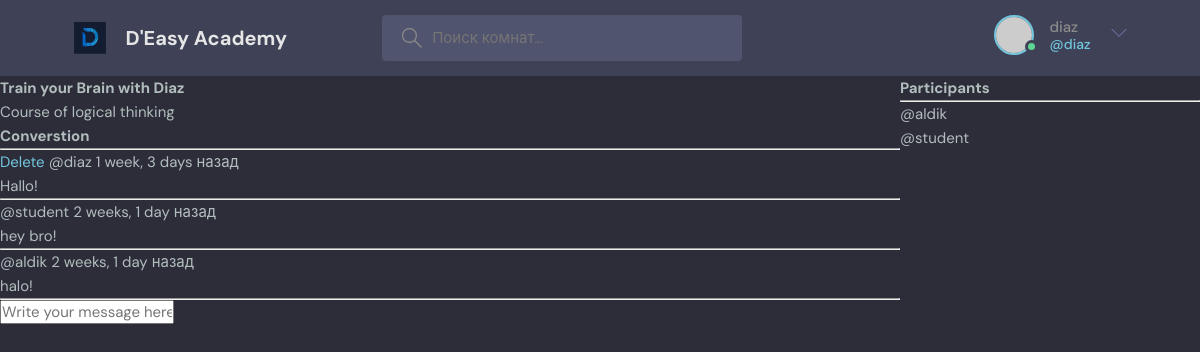
The app's page /room/1/ (signed in) with its own data.
### base/models.py (models this page shows, shortened)
class Room(models.Model):
    host = models.ForeignKey(User, on_delete=models.SET_NULL, null=True)
    topic = models.ForeignKey(Topic, on_delete=models.SET_NULL, null=True)
    name = models.CharField(max_length=255)
    description = models.TextField(null = True, blank=True)
    participants = models.ManyToManyField(User, related_name='participants', blank=True)
    updated = models.DateTimeField(auto_now=True)
    created = models.DateTimeField(auto_now_add=True)
    class Meta:
        ordering = ['-updated', '-created']

class Message(models.Model):
    user = models.ForeignKey(User, on_delete=models.CASCADE)
    room = models.ForeignKey(Room, on_delete=models.CASCADE)
    body = models.TextField()
    updated = models.DateTimeField(auto_now=True)
    created = models.DateTimeField(auto_now_add=True)
    class Meta:
        ordering = ['-updated', '-created']

### base/views.py (the view, shortened to what this page needs)
# urls.py: path('room/<str:pk>/', views.room, name="room"),
def room(request, pk):
    room = Room.objects.get(id=pk)
    room_messages = room.message_set.all().order_by('-created')
    participants = room.participants.all()
    context = {'room' : room, 'room_messages': room_messages, 'participants': participants}
    return render(request, 'base/room.html', context)

### base/templates/base/room.html (shortened to what this page needs)
{% extends 'main.html' %}
{% block content %}
<div class="room-container">
    <div>
<h1>{{room.name}}</h1>
    <p>{{room.description}}</p>
<div class="comment-wrapper">
    <h3>Converstion</h3>
    <hr>
    {% for message in room_messages %}
    <div>
        {% if request.user == message.user %}
        <a href="{% url 'delete-message' message.id %}">Delete</a>
        {% endif %}
        <small>@{{message.user}}  {{message.created|timesince}} назад </small>
        <p>{{message.body}}</p>
        <hr>
    </div>
    {% endfor %}
</div>
{% if request.user.is_authenticated %}
<div class="comment-form">
    <form method="POST" action="">
        <input type="text" name="body" placeholder="Write your message here"/>
    </form>
</div>
{% endif %}
    </div>
    <div>
        <h3>
            Participants
        </h3>
        <hr>
        {% for user in participants %}
        <div>
            <p>@{{user.username}}</p>
        </div>
        {% endfor %}
    </div>
</div>
{% endblock %}

### templates/navbar.html (shortened to what this page needs)
{% load static %}
<header class="header header--loggedIn">
      <div class="container">
        <a href="{% url 'home' %}" class="header__logo">
          <img src="{% static 'images/logotype2.svg' %}" />
          <h1>D'Easy Academy</h1>
        </a>
        <form class="header__search" method="GET" action="{% url 'home' %}">
          <label>
            <input name= "q" placeholder="Поиск комнат..." />
          </label>
        </form>
        <nav class="header__menu">
          {% if request.user.is_authenticated %}
          <div class="header__user">
            <a href="profile.html">
              <div class="avatar avatar--medium active">
                <img src="https://randomuser.me/api/portraits/men/37.jpg" />
              </div>
              <p>{{request.user.username}} <span>@{{request.user.username}}</span></p>
            </a>
            <button class="dropdown-button">
              <svg version="1.1" xmlns="http://www.w3.org/2000/svg" width="32" height="32" viewBox="0 0 32 32">
                <title>chevron-down</title>
                <path d="M16 21l-13-13h-3l16 16 16-16h-3l-13 13z"></path>
              </svg>
            </button>
          </div>
          {% else %}
            <a href="{% url 'login' %}">
              <img src="{% static 'images/avatar.svg' %}" />
              <p>Login</p>
            </a>
          {% endif %}
        </nav>
      </div>
    </header>

### static/styles/style.css (style rules this page uses)
:root { --color-main: #71c6dd; --color-main-light: #e1f6fb; --color-dark: #3f4156; --color-dark-medium: #51546e; --color-dark-light: #696d97; --color-light: #e5e5e5; --color-gray: #8b8b8b; --color-light-gray: #b2bdbd; --color-bg: #2d2d39; --color-success: #5dd693; --color-error: #fc4b0b; }
* { font-family: "DM Sans", -apple-system, BlinkMacSystemFont, "Segoe UI", Roboto, Oxygen, Ubuntu, Cantarell, "Open Sans", "Helvetica Neue", sans-serif; margin: 0; padding: 0; box-sizing: border-box; text-rendering: optimizeLegibility; font-size: inherit; }
html { font-size: 56.25%; }
@media only screen and (min-width: 1200px) { html { font-size: 62.5%; } }
body { line-height: 1.6; font-weight: 400; font-size: 1.5rem; color: var(--color-light-gray); background-color: var(--color-bg); min-height: 100vh; }
img { width: 100%; }
a { display: inline-block; color: var(--color-main); text-decoration: none; }
.container { max-width: 120rem; width: 90%; margin: auto; }
.avatar { position: relative; display: inline-block; border-radius: 50%; border: 2px solid var(--color-main); }
.avatar img { display: block; border-radius: 50%; object-fit: cover; object-position: center; }
.avatar::after { content: ""; display: block; position: absolute; background-color: var(--color-gray); z-index: 111; border-radius: 50%; border: 0.3rem solid var(--color-dark); }
.avatar.active::after { background-color: var(--color-success); }
.avatar.avatar--medium img { width: 3.6rem; height: 3.6rem; border-radius: 50%; }
.avatar.avatar--medium:after { width: 0.7rem; height: 0.7rem; bottom: 0px; right: -6px; }
.header { padding: 1.5rem; background-color: var(--color-dark); }
.header > .container { display: flex; gap: 9.5rem; }
.header__logo, .header__user { display: flex; gap: 2rem; align-items: center; }
.header__logo > img { height: 3.2rem; width: 3.2rem; }
.header__logo > h1 { font-weight: 700; font-size: 2rem; color: var(--color-light); }
.header__search > label { background-color: var(--color-dark-medium); padding: 1.3rem 1rem; display: flex; align-items: center; gap: 1rem; border-radius: 4px; }
.header__search svg { fill: var(--color-gray); width: 2rem; height: 2rem; margin-left: 1rem; }
.header__search input { width: 30rem; background: transparent; border: none; outline: none; color: var(--color-light); }
.header__menu { margin-left: auto; position: relative; }
.header__menu a { display: flex; gap: 1.5rem; align-items: center; font-weight: 500; text-decoration: none; color: var(--color-gray); }
.header__menu img { height: 3.6rem; }
.header__menu p { line-height: 1.2; }
.header__menu span { color: var(--color-main); font-weight: 500; font-size: 1.4rem; display: block; }
.header__menu svg { width: 1.6rem; height: 1.6rem; fill: var(--color-dark-light); }
.dropdown-button { background: transparent; border: 0; outline: 0; cursor: pointer; }

### base/templates/base/room.html (style rules this page uses)
.room-container { display:grid; grid-template-columns: 3fr 1fr; }

### records on screen
Room: name "Train your Brain with Diaz", description "Course of logical thinking"
Message: shows "Delete", user "diaz", created "1 week, 3 days", body "Hallo!"
Message: user "student", created "2 weeks, 1 day", body "hey bro!"
Message: user "aldik", created "2 weeks, 1 day", body "halo!"

### other values on screen
{{ request.user.username }} "diaz"
{{ user.username }} "aldik"
{{ user.username }} "student"
